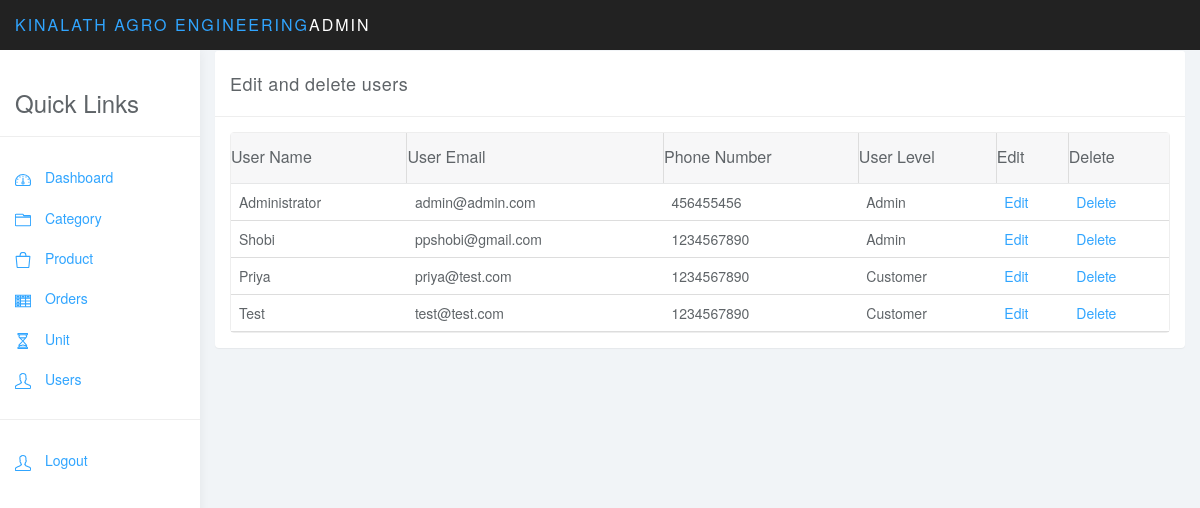
The app's page /admin/view-users.php (signed in) with its own data.
### tables this page shows
CREATE TABLE `users` (
  `id` int(11) NOT NULL,
  `name` varchar(25) NOT NULL,
  `username` varchar(25) NOT NULL,
  `password` varchar(30) NOT NULL,
  `address` text NOT NULL,
  `level` int(1) NOT NULL,
  `phone` int(12) NOT NULL
);

### app/User.php (called while the page is built, shortened)
<?php
	require_once('DB2.php');
	class User	{
		public static function getAll(){
			$db=new Db();
			$sql="SELECT * FROM users";
			$rows=[];
			$result=$db->query($sql);
			if($result){
				while ($r=mysqli_fetch_assoc($result)) {
					array_push($rows, $r);
				}
				return $rows;
			}
			return false;
		}
		public static function getUserLevel($id){
			$db= new Db();
			$sql="SELECT * FROM users WHERE id= '$id' LIMIT 1";
			$rows=[];
			$result=$db->query($sql);
			if($result){
				while ($r=mysqli_fetch_assoc($result)) {
					array_push($rows, $r);
				}
				return $rows[0]['level'];
			}
			return false;
		}
	}
?>

### app/DB2.php (called while the page is built, shortened)
<?php
class Db
{
	private static $connection;
	function __construct()
	{
		 if(!isset(self::$connection)) {
		 	self::$connection=mysqli_connect("localhost","root","","engineering");
		 	if (!self::$connection) {
		 		die("connection Error");
		 	}else{
		 		return self::$connection;
		 	}
		 }
	}
	function query($sql){
		$result=mysqli_query(self::$connection,$sql);
		return $result;
	}
}
?>

### app/Auth.php (called while the page is built, shortened)
<?php
	require_once('User.php');
	class Auth
	{
		public static function isloggedin(){
			if(isset($_SESSION['current_user'])){
				return true;
			}else{
				return false;
			}
		}
		public static function getuserid(){
			if(self::isloggedin()){
				return($_SESSION['current_user']);
			}
		}
		public static function isadmin(){
			$userlevel= User::getUserLevel(self::getuserid());
			if ($userlevel==1) {
				return true;
			}else{
				return false;
			}
		}
	}
?>

### admin/view-users.php (the view, shortened to what this page needs)
<?php
require_once('../app/Auth.php');
if(!Auth::isadmin()){
	Auth::authcheck();
}
require_once('../app/User.php');
	$users=User::getAll();
?>
<!DOCTYPE html>
<html>
<head>
<link href="css/bootstrap.min.css" rel="stylesheet">
<link href="css/datepicker3.css" rel="stylesheet">
<link href="css/bootstrap-table.css" rel="stylesheet">
<link href="css/styles.css" rel="stylesheet">
</head>
<body>
	<?php include_once('nav-sidebar.php'); ?>
	<div class="col-sm-9 col-sm-offset-3 col-lg-10 col-lg-offset-2 main">
		<div class="row">
			<div class="col-lg-12">
			</div>
		</div>
		<div class="row">
			<div class="col-lg-12">
				<div class="panel panel-default">
					<div class="panel-heading">
						Edit and delete users
					</div>
					<div class="panel-body">
						<table data-toggle="table" data-url="tables/data1.json"  data-show-refresh="true" data-show-toggle="true" data-show-columns="true" data-search="true" data-select-item-name="toolbar1" data-pagination="true" data-sort-name="name" data-sort-order="desc">
						    <thead>
						    <tr>
						        <th data-field="state" data-checkbox="true" >User Name</th>
						        <th data-field="id" data-sortable="true">User Email</th>
						        <th data-field="id" data-sortable="true">Phone Number</th>
						        <th data-field="id" data-sortable="true">User Level</th>
						        <th data-field="name"  data-sortable="true">Edit</th>
						        <th data-field="price" data-sortable="true">Delete</th>
						    </tr>
						    <?php
						    foreach ($users as $user) {
						    	$userlevel=$user['level'];
						    	if($userlevel==1){
						    		$userlevel="Admin";
						    	}else{
						    		$userlevel="Customer";
						    	}
						    	echo "<tr>";
						    		echo "<td>".$user['name']."</td>";
						    		echo "<td>".$user['username']."</td>";
						    		echo "<td>".$user['phone']."</td>";
						    		echo "<td>".$userlevel."</td>";
						    		echo "<td>"."<a href=\"edit-user.php?id={$user['id']}\">Edit" ."</a> </td>";
						    		echo "<td>"."<a href=\"delete-user.php?id={$user['id']}\">Delete"."</a> </td>";
						   		echo "</tr>";
						    }
						    ?>
						    </thead>
						</table>
					</div>
				</div>
			</div>
		</div>
	</div>
</body>
</html>

### admin/css/styles.css (style rules this page uses)
body { background: #f1f4f7; padding-top: 50px; color: #5f6468; }
a, a:hover, a:focus { color: #30a5ff; }
.panel { border: 0; }
.panel-heading { font-size: 18px; font-weight: 300; letter-spacing: 0.025em; height: 66px; line-height: 45px; }
.panel-default .panel-heading { background: #fff; border-bottom: 1px solid #eee; color: #5f6468; }
.table { background: #fff; }
.fixed-table-container thead th { background: #f7f7f8; border-color: #ddd; color: #5f6468; font-weight: 300; font-size: 16px; }
.table>thead>tr>th { border-bottom: 1px solid #e6e7e8; vertical-align: middle; height: 50px; }

### records on screen
users: name "Administrator", username "admin@admin.com", phone "456455456", level "Admin"
users: name "Shobi", username "ppshobi@gmail.com", phone "1234567890", level "Admin"
users: name "Priya", username "priya@test.com", phone "1234567890", level "Customer"
users: name "Test", username "test@test.com", phone "1234567890", level "Customer"
